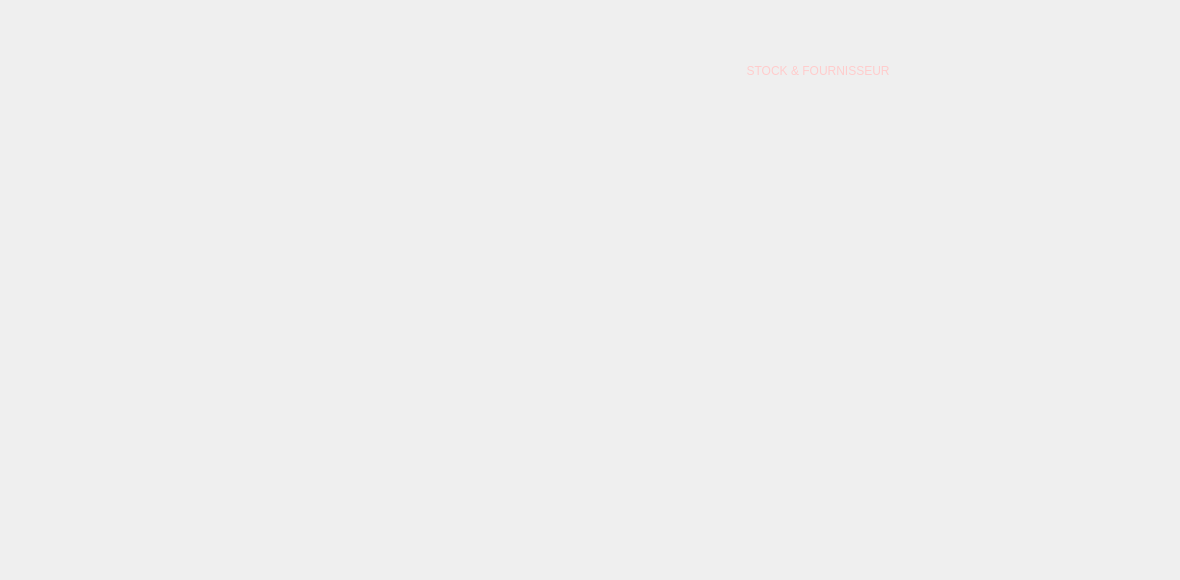
     <widget class="QWidget" name="tab_6">
      <attribute name="title">
       <string>Page</string>
      </attribute>
      <widget class="QLabel" name="label_118">
       <property name="geometry">
        <rect>
         <x>80</x>
         <y>440</y>
         <width>131</width>
         <height>131</height>
        </rect>
       </property>
       <property name="text">
        <string/>
       </property>
       <property name="pixmap">
        <pixmap>../../pour youssef/logistics-delivery.png</pixmap>
       </property>
       <property name="scaledContents">
        <bool>true</bool>
       </property>
      </widget>
      <widget class="QLabel" name="label_119">
       <property name="geometry">
        <rect>
         <x>950</x>
         <y>400</y>
         <width>151</width>
         <height>161</height>
        </rect>
       </property>
       <property name="text">
        <string/>
       </property>
       <property name="pixmap">
        <pixmap>../../pour youssef/logo.png</pixmap>
       </property>
       <property name="scaledContents">
        <bool>true</bool>
       </property>
      </widget>
      <widget class="QLabel" name="label_120">
       <property name="geometry">
        <rect>
         <x>700</x>
         <y>50</y>
         <width>421</width>
         <height>41</height>
        </rect>
       </property>
       <property name="styleSheet">
        <string notr="true">font: 20pt &quot;Cambria&quot;;
color: rgb(255, 204, 204);</string>
       </property>
       <property name="text">
        <string>              STOCK &amp; FOURNISSEUR</string>
       </property>
      </widget>
      <widget class="QLabel" name="label_121">
       <property name="geometry">
        <rect>
         <x>0</x>
         <y>0</y>
         <width>1171</width>
         <height>561</height>
        </rect>
       </property>
       <property name="text">
        <string/>
       </property>
       <property name="pixmap">
        <pixmap>../../pour youssef/bg.png</pixmap>
       </property>
       <property name="scaledContents">
        <bool>true</bool>
       </property>
      </widget>
      <widget class="QLabel" name="ard">
       <property name="geometry">
        <rect>
         <x>320</x>
         <y>200</y>
         <width>441</width>
         <height>141</height>
        </rect>
       </property>
       <property name="styleSheet">
        <string notr="true">alternate-background-color: rgb(200, 196, 180);
font: 16pt &quot;Cambria&quot;;</string>
       </property>
       <property name="text">
        <string/>
       </property>
      </widget>
      <widget class="QLabel" name="label_130">
       <property name="geometry">
        <rect>
         <x>80</x>
         <y>0</y>
         <width>141</width>
         <height>151</height>
        </rect>
       </property>
       <property name="text">
        <string/>
       </property>
       <property name="pixmap">
        <pixmap>../../pour youssef/courrier.png</pixmap>
       </property>
       <property name="scaledContents">
        <bool>true</bool>
       </property>
      </widget>
      <widget class="QLabel" name="img">
       <property name="geometry">
        <rect>
         <x>720</x>
         <y>230</y>
         <width>111</width>
         <height>81</height>
        </rect>
       </property>
       <property name="sizePolicy">
        <sizepolicy hsizetype="Expanding" vsizetype="Expanding">
         <horstretch>0</horstretch>
         <verstretch>0</verstretch>
        </sizepolicy>
       </property>
       <property name="text">
        <string/>
       </property>
       <property name="scaledContents">
        <bool>true</bool>
       </property>
      </widget>
      <zorder>label_121</zorder>
      <zorder>label_118</zorder>
      <zorder>label_119</zorder>
      <zorder>label_120</zorder>
      <zorder>ard</zorder>
      <zorder>label_130</zorder>
      <zorder>img</zorder>
     </widget>
